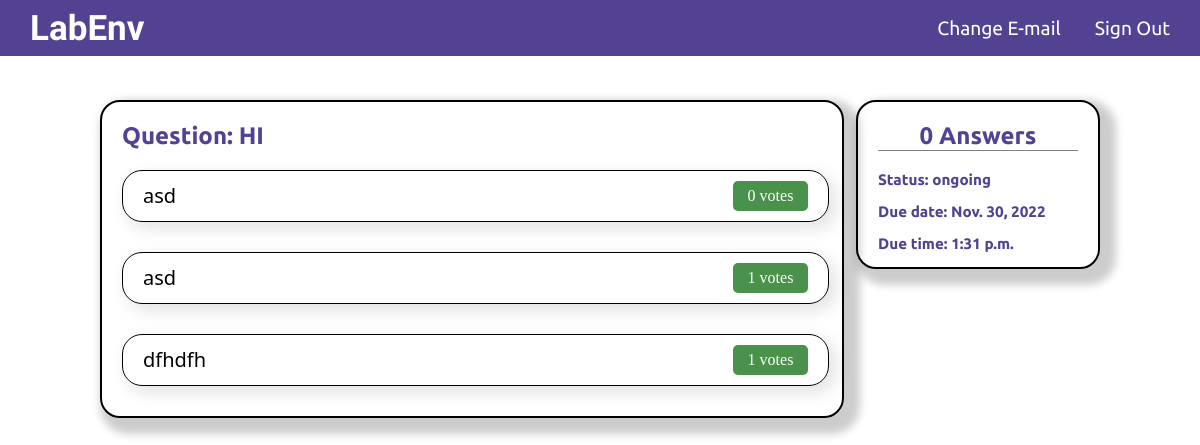
Screenshot of /lab/question/25 (signed in) with the database file from the repository.
### lab/models.py (models this page shows)
class Poll(models.Model):
    assignment_in = models.OneToOneField(Assignment,on_delete=models.CASCADE,default=False)
    question = models.TextField(max_length=500)
    option_one = models.CharField(max_length=30,blank=True)
    option_two = models.CharField(max_length=30,blank=True)
    option_three = models.CharField(max_length=30,blank=True)
    option_four = models.CharField(max_length=30,blank=True)
    option_five = models.CharField(max_length=30,blank=True)
    option_one_count = models.IntegerField(default=-1)
    option_two_count = models.IntegerField(default=-1)
    option_three_count = models.IntegerField(default=-1)
    option_four_count = models.IntegerField(default=-1)
    option_five_count = models.IntegerField(default=-1)

class Assignment(models.Model):
    class_in = models.ForeignKey(ClassRoom,on_delete=models.CASCADE)
    type = models.CharField(max_length=100,default="Question")
    created = models.DateTimeField(auto_now_add=True)
    updated = models.DateTimeField(auto_now=True)
    due_date = models.DateField(blank=True)
    due_time = models.TimeField(default=False,blank=True)
    status = models.CharField(default='ongoing',max_length=20)
    question = models.TextField(max_length=500)
    class Meta:
        ordering = ['-created']

### lab/views.py (the view)
# urls.py: path('question/<str:pk>', views.question, name='question'),
@login_required(login_url='/accounts/login')
def question(request,pk):
    assignment = Assignment.objects.get(id=pk)
    answers = assignment.answer_set.all()
    poll=None
    voters=[]
    if assignment.type == 'poll':
        poll = assignment.poll
        voters = poll.voter_set.all()
    if assignment.type == 'assignment':
        return redirect('compiler',pk=pk)
    form = add_answer_form()
    vote_list = []
    for voter in voters:
        vote_list.append(voter.voter)
    return render(request, 'lab/question.html',{'assignment':assignment,'form':form,'answers':answers,'poll':poll,"voters":vote_list})

### templates/lab/question.html (shortened to what this page needs)
{% extends "account/base.html" %}
{% load static %}
{% block content %}
<div class='answers'>
    <div class='answer_div'>
        {% if assignment.type|lower == "poll"|lower %}
        <div class="answer_area">
            <h2 class='heading'>Question: {{ poll.question }}</h2>
                {% if user not in voters %}
                    <form method="post" action="{% url 'vote' pk=poll.id %}" class="loginform">
                        {% csrf_token %}
                        {% if poll.option_one %}
                            <div class="vote">
                                <input type="radio" name="poll" value="option1">
                                <label class="poll_label">
                                    {{ poll.option_one }}
                                </label>
                            </div>
                        {% endif %}
                        {% if poll.option_two %}
                            <div class="vote">
                                <input type="radio" name="poll" value="option2">
                                <label class="poll_label">
                                    {{ poll.option_two }}
                                </label>
                            </div>
                        {% endif %}
                        {% if poll.option_three %}
                            <div class="vote">
                                <input type="radio" name="poll" value="option3">
                                <label class="poll_label">
                                    {{ poll.option_three }}
                                </label>
                            </div>
                        {% endif %}
                        {% if poll.option_four %}
                            <div class="vote">
                                <input type="radio" name="poll" value="option4">
                                <label class="poll_label">
                                    {{ poll.option_four }}
                                </label>
                            </div>
                        {% endif %}
                        {% if poll.option_five %}
                            <div class="vote">
                                <input type="radio" name="poll" value="option5">
                                <label class="poll_label">
                                    {{ poll.option_five }}
                                </label>
                            </div>
                        {% endif %}
                        <button type='submit' ><span>Vote</span></button>
                    </form>
                {% else %}
                    <div class="votes">
                        {% if poll.option_one %}
                            <div class="vote">
                                <label class="poll_label">
                                    {{ poll.option_one }}
                                </label>
                                <p>
                                    {{poll.option_one_count}} votes
                                </p>
                            </div>
                        {% endif %}
                        {% if poll.option_two %}
                            <div class="vote">
                                <label class="poll_label">
                                    {{ poll.option_two }}
                                </label>
                                <p>
                                    {{poll.option_two_count}} votes
                                </p>
                            </div>
                        {% endif %}
                        {% if poll.option_three %}
                            <div class="vote">
                                <label class="poll_label">
                                    {{ poll.option_three }}
                                </label>
                                <p>
                                    {{poll.option_three_count}} votes
                                </p>
                            </div>
                        {% endif %}
                    </div>
                {% endif %}
            </div>
        {% endif %}
        <div class='answer_desc'>
            <h2 class='heading'>{{answers.count}} Answers</h2>
            <div>
                <h3>Status: {{ assignment.status }}</h3>
                <h3>Due date: {{ assignment.due_date }}</h3>
                <h3>Due time: {{ assignment.due_time }}</h3>
            </div>
        </div>
    </div>
</div>
{% endblock %}

### assets/accounts/styles.css (style rules this page uses)
body { margin: 0; margin-top: 55px; background-color: white; }
.heading { color: #534292; font-size: x-large; font-family: 'Ubuntu', sans-serif; }
.answer_div { display: flex; flex-direction: row; height: auto; margin: 100px 100px 30px 100px; justify-content: space-between; }
.answer_area, .answer_desc { border: 2px solid black; border-radius: 20px; padding: 0 20px 0 20px; box-shadow: 8px 8px 8px 8px rgba(0, 0, 0, 0.2); }
.answer_area { width: 70%; display: flex; flex-direction: column; }
.answer_desc { height: 26%; width: 20%; }
.answer_desc > h2 { text-align: center; border-bottom: 1px solid grey; }
.answer_desc > div { justify-content: space-evenly; color: #534292; font-size: small; font-family: 'Ubuntu', sans-serif; }
.vote { width: 95%; display: flex; justify-content: space-between; border: 1px solid black; border-radius: 20px; padding: 0 20px 0 20px; box-shadow: 6px 6px 16px 2px rgba(0, 0, 0, 0.1); margin-bottom: 30px; height: 50px; align-items: center; }
.poll_label { font-family: 'Segoe UI', Tahoma, Geneva, Verdana, sans-serif; font-size: 20px; }
.vote > p { background-color: #4a924b; width: 75px; display: flex; height: 30px; text-align: center; align-items: center; border-radius: 5px; color: white; justify-content: center; }

### rows the page displays
Poll: question "HI", option_one "asd", option_one_count "0", option_two "asd", option_two_count "1", option_three "dfhdfh", option_three_count "1"
Assignment: count "0", status "ongoing", due_date "Nov. 30, 2022", due_time "1:31 p.m."
